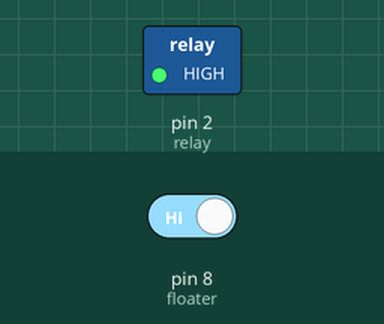
A sketch run on a simulated Arduino Uno, built with avr-gcc and run on an emulated ATmega328P. Parts: switched loads named in the sketch (green lamp = pin HIGH). The test bench sets the inputs (shaded band); at power-on: pin 8 (floater) HIGH.

Above: at 1.8 s.
1.9 s: pin 8 (floater) driven LOW
At 2.4 s:
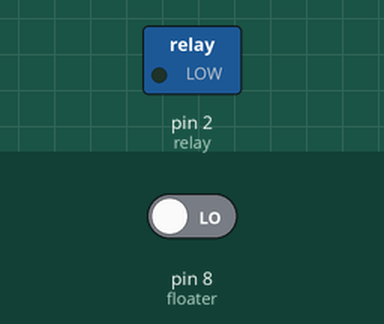
3.5 s: pin 8 (floater) driven HIGH
At 4.7 s:
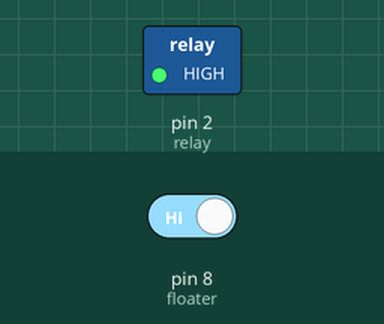
Timing chart, 0 to 6.5 s (numbered marks = the images above; inputs shaded):
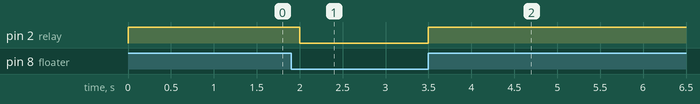

Measured:
- after the input at 1.9 s, pin 2 (relay): HIGH → LOW after 0.10 s
- after the input at 3.5 s, pin 2 (relay): LOW → HIGH at once

The sketch:

SSR_FLOTER.ino
```cpp
#define relay 2
#define floater 8

void setup()
{
  Serial.begin(9600);
  pinMode(relay, OUTPUT);
  // Set the floater and relay to be OFF
  pinMode(floater, INPUT_PULLUP);
  digitalWrite(relay, LOW);
}

void loop()
{
  if (digitalRead(floater) == HIGH)
  {
    digitalWrite(relay, HIGH);
    delay(500);
  }
  else
  {
    digitalWrite(relay, LOW);
    delay(500);
  }
}
```
